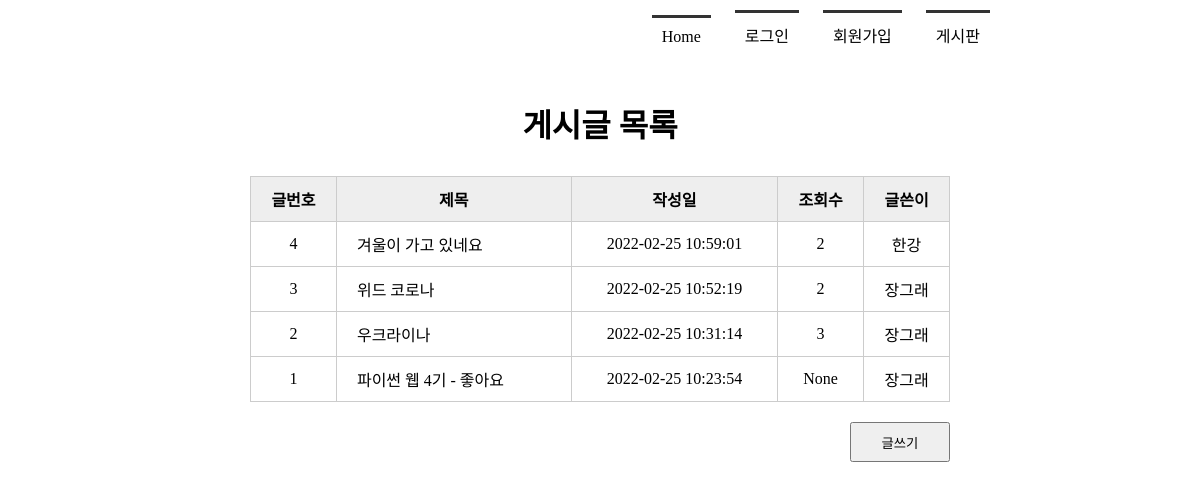
Page /boardlist/ on the committed database.
### tables this page shows
CREATE TABLE board(
            bno integer PRIMARY KEY AUTOINCREMENT,
            title text NOT NULL,
            content text NOT NULL,
            createDate timestamp date DEFAULT (datetime('now', 'localtime')),
            hit integer,
            mid char(5) NOT NULL,
            FOREIGN KEY(mid) REFERENCES member(mid) ON DELETE CASCADE
        );

### app.py (the view)
@app.route('/boardlist/')
def boardlist():
    rs = select_board()
    return render_template('boardlist.html', rs = rs)

### model/model_board.py (called while the page is built)
def select_board():
    conn = getconn()
    cur = conn.cursor()
    sql = "SELECT * FROM board ORDER BY bno DESC"
    cur.execute(sql)
    rs = cur.fetchall()
    conn.close()
    return rs

### model/model_member.py (called while the page is built)
def getconn():
    conn = sqlite3.connect("./members.db")
    return conn

### templates/boardlist.html (shortened to what this page needs)
<!DOCTYPE html>
<html lang="en">
<head>
    <link rel="stylesheet" href="{{ url_for('static', filename='style.css')  }}">
</head>
<body>
    <div id="container">
        {% include 'navbar.html' %}
        <section>
            <h1>게시글 목록</h1>
            <table class="tbl_board">
                <tr>
                    <th>글번호</th><th>제목</th><th>작성일</th><th>조회수</th><th>글쓴이</th>
                </tr>
                {% for i in rs %}
                <tr>
                    <td>{{ i[0] }}</td>
                    <td><a href="{{ url_for('board_view', bno=i[0]) }}">{{ i[1] }}</a></td>
                    <td>{{ i[3] }}</td>
                    <td>{{ i[4] }}</td>
                    <td>{{ i[5] }}</td>
                </tr>
                {% endfor %}
            </table>
            <div class="btn_write">
                <button type="button"
                        onclick="location.href='/writing/'">글쓰기</button>
            </div>
        </section>
    </div>
</body>
</html>

### static/style.css (style rules this page uses)
* { margin: 0; padding: 0; }
#container { width: 1000px; margin: 0 auto; }
section { text-align: center; }
section h1 { font-size: 2em; margin-bottom: 30px; }
section table { width: 600px; margin:0 auto; border-collapse: collapse; }
section table, th, td { border: 1px solid #ccc; padding: 10px }
section .tbl_board { width: 700px; }
section .tbl_board th { background: #eee; }
section .tbl_board a { text-decoration: none; color: #000; }
section .tbl_board td:nth-child(2) { text-align: left; padding-left: 20px }
section .btn_write { text-align: right; margin: 20px 150px; }
section .btn_write button { width: 100px; height: 40px; }

### rows in the picture
board: bno "4", title "겨울이 가고 있네요", createDate "2022-02-25 10:59:01", hit "2", mid "한강"
board: bno "3", title "위드 코로나", createDate "2022-02-25 10:52:19", hit "2", mid "장그래"
board: bno "2", title "우크라이나", createDate "2022-02-25 10:31:14", hit "3", mid "장그래"
board: bno "1", title "파이썬 웹 4기 - 좋아요", createDate "2022-02-25 10:23:54", i "None", mid "장그래"
